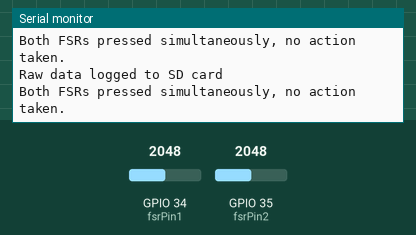
Bench run of a sketch on a simulated ESP32. Shown: the last lines printed to the serial monitor. The inputs (shaded band) are chosen by the test bench; at power-on: GPIO 34 (fsrPin1) = 2048, GPIO 35 (fsrPin2) = 2048. WiFi joins after 1.5 s; servers stay silent unless stated; the local clock reads 2024-03-15 10:24:30 at power-on unless the sketch sets it; storage starts empty.

Above: at 3.2 s.
3.3 s: GPIO 34 (fsrPin1) set to 637
At 4.4 s:
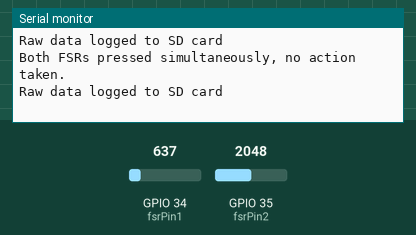
4.8 s: GPIO 34 (fsrPin1) set to 571
At 5.2 s:
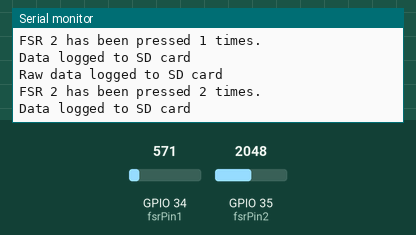
Timing chart, 0 to 7.8 s (numbered marks = the images above; inputs shaded):
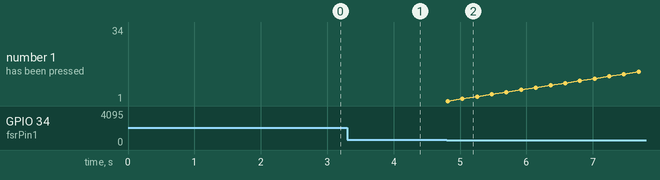

Measured:
- the behaviour switches between 600 and 599 on GPIO 34 (fsrPin1) (found by bisection; images 1 and 2)
- after the input at 4.8 s, the serial monitor: prints a new line at once (image 2)

The sketch:

waling_detection.ino
```cpp
#include <WiFi.h>
#include <ESPAsyncWebServer.h>
#include <SPIFFS.h>
#include <SD.h>
#include <time.h>

// WiFi 相关设置
const char* ssid = "bear123";
const char* password = "61911030b";

// FSR 引脚和阈值
const int fsrPin1 = 34;
const int fsrPin2 = 35;
const int fsrThreshold = 600;

// 变量声明
int fsr1PressCount = 0;
int fsr2PressCount = 0;
bool fsr2Pressed = false;
const int numDays = 7;
float dailyData[numDays] = {0};

// Web 服务器
AsyncWebServer server(80);

// HTML 页面
const char* index_html = R"rawliteral(
<!DOCTYPE HTML><html>
<head>
  <meta name="viewport" content="width=device-width, initial-scale=1">
  <meta http-equiv="refresh" content="2">
  <script src="https://code.highcharts.com/highcharts.js"></script>
  <style>
    body {
      min-width: 310px;
      max-width: 800px;
      height: 400px;
      margin: 0 auto;
    }
    h2 {
      font-family: Arial;
      font-size: 2.5rem;
      text-align: center;
    }
  </style>
</head>
<body>
  <h2>Steps Gaits Monitor</h2>
  <div id="chart-data" class="container"></div>
</body>
<script>
Highcharts.chart('chart-data', {
    chart: {
        type: 'column'
    },
    title: {
        text: 'Weekly Data Overview'
    },
    xAxis: {
        categories: [
            'Monday',
            'Tuesday',
            'Wednesday',
            'Thursday',
            'Friday',
            'Saturday',
            'Sunday'
        ],
        crosshair: true
    },
    yAxis: {
        min: 0,
        title: {
            text: 'Data Value'
        }
    },
    tooltip: {
        headerFormat: '<span style="font-size:10px">{point.key}</span><table>',
        pointFormat: '<tr><td style="color:{series.color};padding:0">{series.name}: </td>' +
            '<td style="padding:0"><b>{point.y:.1f} </b></td></tr>',
        footerFormat: '</table>',
        shared: true,
        useHTML: true
    },
    plotOptions: {
        column: {
            pointPadding: 0.2,
            borderWidth: 0
        }
    },
    series: [{
        name: 'Data',
        data: []

    }]
});
</script>
</html>
)rawliteral";

// 函数声明
void logDataToSDCard(int fsrNum, int pressCount);
void logRawData(int fsr1Value, int fsr2Value);
int getDayOfWeek();

void setup() {
  // 初始化串行通信
  Serial.begin(115200);

  // 初始化SPIFFS
  if (!SPIFFS.begin(true)) {
    Serial.println("An error occurred while mounting SPIFFS");
    return;
  }

  // 初始化SD卡
  if (!SD.begin()) {
    Serial.println("Initialization of SD card failed");
    return;
  }
  Serial.println("SD card initialized");

 // 测试创建和写入文件
  File testFile = SD.open("/test.txt", FILE_WRITE);
  if (!testFile) {
    Serial.println("Failed to open test file for writing");
  } else {
    Serial.println("Test file opened successfully");
    testFile.println("This is a test file.");
    testFile.close();
    Serial.println("Test file written and closed");
  }
  // 连接到Wi-Fi
  WiFi.begin(ssid, password);
  while (WiFi.status() != WL_CONNECTED) {
    delay(1000);
    Serial.println("Connecting to WiFi..");
  }

  // 配置NTP服务器和时区
  configTime(8 * 3600, 0, "pool.ntp.org", "time.nist.gov");
  while (!time(nullptr)) {
    Serial.print(".");
    delay(1000);
  }
  Serial.println("Time updated via NTP.");


  // 打印ESP32本地IP地址
  Serial.println(WiFi.localIP());

  // 读取保存的数据
  File file = SPIFFS.open("/data.txt", "r");
  if (!file) {
    Serial.println("Failed to open file");
    return;
  }
  if (file.read((uint8_t*)dailyData, sizeof(dailyData)) != sizeof(dailyData)) {
    Serial.println("Failed to read data from file");
  } else {
    Serial.println("读取成功！");
  }
  file.close();

  // 打印数据
  for (int i = 0; i < 7; i++) {
    Serial.print("   ");
    Serial.print(dailyData[i]);
  }

  int dayOfWeek = getDayOfWeek(); // 获取今天是星期几，1-星期一  2-星期二
  Serial.println(dayOfWeek);

  // 为根/网页设置路由
  server.on("/", HTTP_GET, [](AsyncWebServerRequest *request) {
    int dayOfWeek = getDayOfWeek();
    String modifiedHtml(index_html);
    String dataString = "data: [";

    // 添加每天的数据到dataString中
    for (int i = 0; i < numDays; i++) {
      if (i > 0) {
        dataString += ", ";
      }

      // 如果有数据，则使用数据值；否则，使用0
      float dataValue = dailyData[i];
      dataString += String(dataValue);
    }

    dataString += "]";

    // 替换HTML页面中的data: []为动态生成的数据
    modifiedHtml.replace("data: []", dataString);

    request->send(200, "text/html", modifiedHtml); // 发送修改后的index.html
  });

  // 启动服务器
  server.begin();
}

void loop() {
  int fsrStatus1 = analogRead(fsrPin1);
  int fsrStatus2 = analogRead(fsrPin2);

  // 记录原始数据
  logRawData(fsrStatus1, fsrStatus2);

  if (fsrStatus1 >= fsrThreshold && fsrStatus2 >= fsrThreshold) {
    Serial.println("Both FSRs pressed simultaneously, no action taken.");
    return; // 如果兩個 FSR 同时被按下，则不进行计算
  }
  if (fsrStatus2 >= fsrThreshold) {
    fsr2Pressed = true;
    fsr2PressCount++; // 增加第二个FSR的按压次数
    Serial.print("FSR 2 has been pressed ");
    Serial.print(fsr2PressCount);
    Serial.println(" times.");
    logDataToSDCard(2, fsr2PressCount); // 记录FSR2数据到SD卡
    delay(200); // 防止抖动
  } else if (fsr2Pressed && fsrStatus1 >= fsrThreshold) {
    fsr2Pressed = false; // 重置FSR2的状态
    fsr1PressCount++; // 增加第一个FSR的按压次数
    dailyData[getDayOfWeek() - 1]++; // 更新当天的数据
    Serial.print("FSR 1 has been pressed AFTER FSR 2, total times today: ");
    Serial.println(fsr1PressCount);
    logDataToSDCard(1, fsr1PressCount); // 记录FSR1数据到SD卡

    // 每次按压后保存数据到SPIFFS
    // 每次按压后保存数据到SPIFFS
    File file = SPIFFS.open("/data.txt", "w");
    if (!file) {
      Serial.println("Failed to open file for writing");
      return;
    }
    if (file.write((uint8_t*)dailyData, sizeof(dailyData)) != sizeof(dailyData)) {
      Serial.println("Failed to write data to file");
    }
    file.close();
  }
}

// 获取今天是星期几，返回值范围是 1（星期一）到 7（星期日）
int getDayOfWeek() {
  time_t now = time(nullptr);
  struct tm* timeinfo = localtime(&now);
  int wday = timeinfo->tm_wday;
  return (wday == 0) ? 7 : wday; // tm_wday returns 0 for Sunday
}

// 日志记录功能
void logDataToSDCard(int fsrNum, int pressCount) {
  // 获取当前时间
  time_t now = time(nullptr);
  struct tm* timeinfo = localtime(&now);
  char timeBuffer[20];
  strftime(timeBuffer, sizeof(timeBuffer), "%Y-%m-%d %H:%M:%S", timeinfo);

  // 创建或打开日志文件
  File logFile = SD.open("/fsr_log.txt", FILE_APPEND);
  if (!logFile) {
    Serial.println("Failed to open log file on SD card");
    return;
  }

  // 写入数据
  if (logFile.print("FSR ") &&
      logFile.print(fsrNum) &&
      logFile.print(" pressed at ") &&
      logFile.print(timeBuffer) &&
      logFile.print(", count: ") &&
      logFile.println(pressCount)) {
    Serial.println("Data logged to SD card");
  } else {
    Serial.println("Failed to log data to SD card");
  }
  logFile.close();
}

// 记录原始数据功能
void logRawData(int fsr1Value, int fsr2Value) {
  // 获取当前时间
  time_t now = time(nullptr);
  struct tm* timeinfo = localtime(&now);
  char timeBuffer[20];
  strftime(timeBuffer, sizeof(timeBuffer), "%Y-%m-%d %H:%M:%S", timeinfo);

  // 创建或打开原始数据文件
  File rawDataFile = SD.open("/fsr_raw_data.txt", FILE_APPEND);
  if (!rawDataFile) {
    Serial.println("Failed to open raw data file on SD card");
    return;
  }

  // 写入原始数据
  if (rawDataFile.print(timeBuffer) &&
      rawDataFile.print(", FSR1: ") &&
      rawDataFile.print(fsr1Value) &&
      rawDataFile.print(", FSR2: ") &&
      rawDataFile.println(fsr2Value)) {
    Serial.println("Raw data logged to SD card");
  } else {
    Serial.println("Failed to log raw data to SD card");
  }

  rawDataFile.close();
}
```
